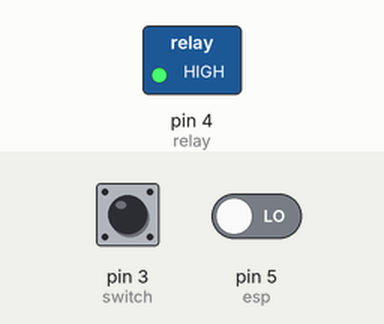
A sketch run on a simulated Arduino Uno, built with avr-gcc and run on an emulated ATmega328P. Parts: switched loads named in the sketch (green lamp = pin HIGH). Inputs (shaded band) come from the test bench; at power-on: pin 3 (switch) HIGH, pin 5 (esp) LOW.

Above: at 1.2 s.
1.3 s: pin 3 (switch) pulled LOW for 0.15 s
At 1.37 s:
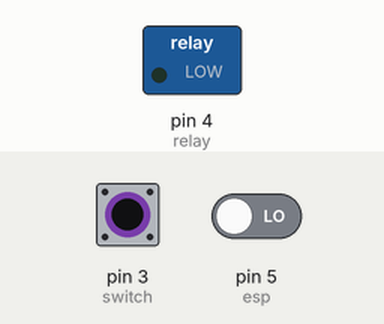
2.9 s: pin 3 (switch) pulled LOW for 3.2 s
At 6.4 s:
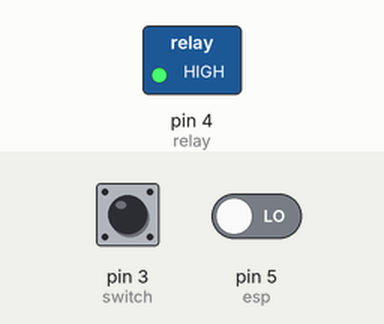
7.6 s: pin 3 (switch) driven LOW and pin 5 (esp) driven HIGH
At 8.5 s:
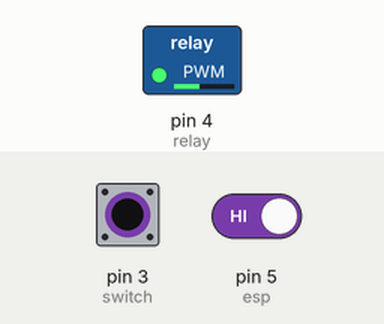
9.1 s: pin 3 (switch) driven HIGH
At 9.6 s:
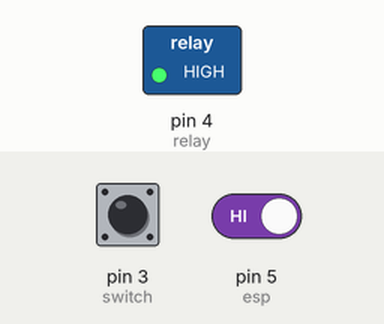
10.6 s: pin 3 (switch) driven LOW
At 11.8 s:
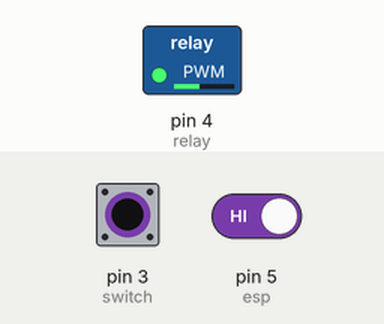
12.1 s: pin 5 (esp) driven LOW
At 13.1 s:
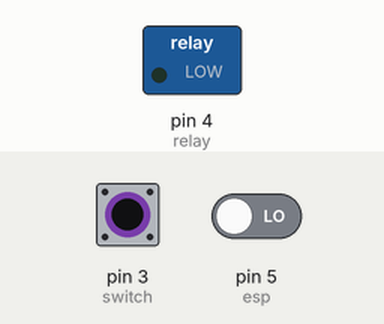
Timing chart, 0 to 14.6 s (numbered marks = the images above; inputs shaded):
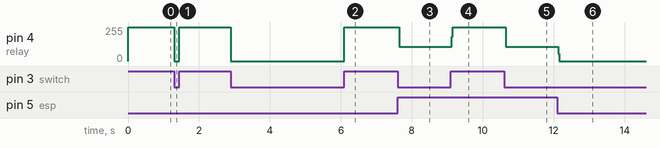

The sketch:

Smart_Lamp.ino
```cpp
#define switch 3  //switch pin
#define relay 4   //relay pin
#define esp 5     //esp pin

int lamp, switchIn; //lamp variable for the last state of the lamp - The SwitchIn variable is for the state of the switch.

void setup() {
//Serial settings and begin
Serial.begin(9600);
//pinMode settings
pinMode(switch, INPUT);
pinMode(relay, OUTPUT);
//first pin readings and writings
switchIn = digitalRead(switch);
digitalWrite(relay, switchIn);
}

void loop() {
  switchIn = digitalRead(switch);
  digitalWrite(relay, switchIn);
  if(!switchIn){  //If the switch is off switching to smart mode
    smart();
  }
}

void smart(){
 switchIn = digitalRead(switch);
 if(switchIn){  //If the switch is on switching to normal mode
  loop();
 }
 lamp = switchIn;
 if(digitalRead(esp)){
  lamp = !lamp;
  digitalWrite(relay, lamp);
 }
}
```

Measured:
- after the input at 1.3 s, pin 4 (relay): 255/255 → 0/255 at once, → 255/255 0.15 s later
- after the input at 2.9 s, pin 4 (relay): 255/255 → 0/255 at once, → 255/255 3.2 s later
- after the input at 7.6 s, pin 4 (relay): 255/255 → 108/255 at once
- after the input at 9.1 s, pin 4 (relay): 108/255 → 255/255 at once
- after the input at 10.6 s, pin 4 (relay): 255/255 → 108/255 at once
- after the input at 12.1 s, pin 4 (relay): 108/255 → 0/255 at once
